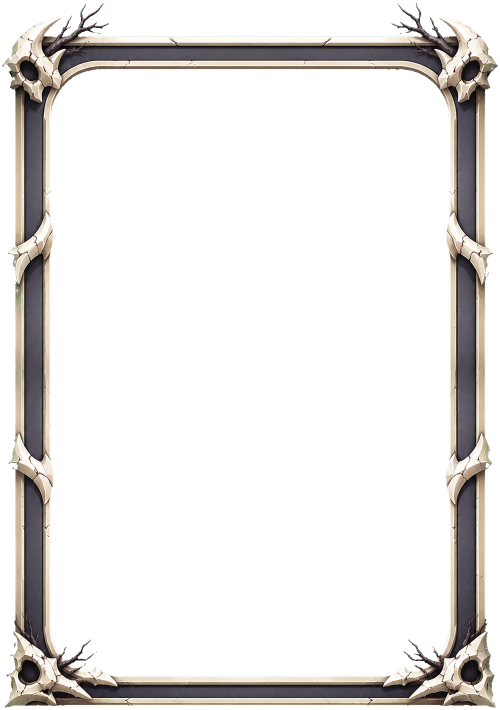
#> input picture output/assets/frame_1star_clean.png, 1000 x 1420 px (shown at 1/2 size)
$ python -i '生成完整卡牌.py'   (imports and definitions only)
#> lines starting #> are read from the running program, lines starting #| are printed output that depends on the picture
#!/usr/bin/env python3
# -*- coding: utf-8 -*-

from __future__ import annotations

import json
import math
import os
from pathlib import Path
from typing import Iterable

from PIL import Image, ImageDraw, ImageFont, ImageFilter, ImageEnhance


ROOT = Path(__file__).resolve().parent
DATA_PATH = ROOT / "card_data.json"
FRONT_DIR = ROOT / "正面"
BACK_DIR = ROOT / "背面"
TEMPLATE_DIR = ROOT / "模板"
EXPORT_DIR = ROOT / "导出"
PROJECT_ROOT = ROOT.parent
BAIGU_CLEAN_ASSET_DIR = PROJECT_ROOT / "output" / "assets"
BAIGU_SOURCE_ASSET_DIR = PROJECT_ROOT / "视觉" / "视觉资产设计" / "白骨阵营"

BLEED_W, BLEED_H = 815, 1110
TRIM_W, TRIM_H = 744, 1039
LAND_BLEED_W, LAND_BLEED_H = BLEED_H, BLEED_W
LAND_TRIM_W, LAND_TRIM_H = TRIM_H, TRIM_W
BLEED = round((BLEED_W - TRIM_W) / 2)
SAFE = BLEED + 34
DPI = (300, 300)

PAPER = (245, 235, 210)
INK = (54, 42, 32)
GOLD = (190, 150, 76)
DARK_GOLD = (105, 74, 38)
CREAM = (255, 248, 224)
BAIGU_BLEED_BG = (16, 36, 61)

BAIGU_LAYOUT = {
    "frame_box": (SAFE, SAFE, 673, 969),
    "art_clip": (118, 150, 579, 830),
    "star_positions": [(162, 230), (226, 230), (290, 230)],
    "star_size": (56, 56),
    "nameplate": (570, 250, 88, 330),
    "name_safe": (586, 270, 56, 290),
    "skillbar": (67, 885, 682, 116),
    "skill_safe": (157, 907, 502, 72),
}

BAIGU_CLEAN_ASSETS = {
    "frame_1": "frame_1star_clean.png",
    "frame_2": "frame_2star_clean.png",
    "frame_3": "frame_3star_clean.png",
    "nameplate": "nameplate_vertical_clean.png",
    "skillbar": "skillbar_common_clean.png",
    "star_1": "star_1_clean.png",
    "star_2": "star_2_clean.png",
    "star_3": "star_3_clean.png",
}

BAIGU_SOURCE_ASSETS = {
    "frame_1": "baigu_1star_monster_frame_chromakey_B.png",
    "frame_2": "baigu_2star_monster_frame_chromakey_C.png",
    "frame_3": "baigu_3star_monster_frame_chromakey_C.png.png",
    "nameplate": "baigu_monster_nameplate_vertical_chromakey_B.png",
    "skillbar": "baigu_skill_textbar_common_chromakey_B.png",
    "star_1": "baigu_star_1_silver_chromakey_A.png",
    "star_2": "baigu_star_2_purple_chromakey_B.png",
    "star_3": "baigu_star_3_gold_chromakey_B.png",
}

TYPE_COLORS = {
    "minion": {
        "main": (144, 92, 46),
        "light": (216, 154, 83),
        "dark": (82, 50, 28),
        "panel": (238, 218, 184),
    },
    "elite": {
        "main": (150, 157, 156),
        "light": (224, 228, 220),
        "dark": (75, 82, 88),
        "panel": (232, 232, 220),
    },
    "leader": {
        "main": (185, 135, 54),
        "light": (248, 211, 115),
        "dark": (74, 48, 25),
        "panel": (240, 222, 179),
    },
    "artifact": {
        "main": (118, 62, 143),
        "light": (223, 174, 247),
        "dark": (66, 34, 82),
        "panel": (237, 219, 239),
    },
    "land": {
        "main": (152, 118, 58),
        "light": (230, 196, 115),
        "dark": (78, 58, 32),
        "panel": (238, 225, 192),
    },
}

LAND_COLORS = {
    "baiguling": ((205, 199, 186), (104, 105, 112)),
    "maigupo": ((190, 174, 136), (105, 91, 68)),
    "luanzanggang": ((143, 128, 170), (78, 67, 104)),
    "huoyanshan": ((220, 89, 42), (122, 45, 24)),
    "cuiyunshan": ((88, 157, 91), (40, 100, 60)),
    "bajiaodong": ((85, 150, 98), (35, 92, 64)),
    "shituoling": ((196, 150, 72), (103, 77, 40)),
    "shituodong": ((184, 131, 66), (89, 62, 36)),
    "shituoguo": ((184, 132, 68), (88, 62, 36)),
    "pansidong": ((144, 83, 155), (72, 45, 86)),
    "huanghuaguan": ((191, 157, 62), (91, 82, 40)),
    "zhuogouquan": ((94, 150, 150), (45, 88, 92)),
}


def ensure_dirs() -> None:
    for path in (FRONT_DIR, BACK_DIR, TEMPLATE_DIR, EXPORT_DIR):
        path.mkdir(parents=True, exist_ok=True)


def font_candidates() -> list[Path]:
    names = [
        "NotoSerifCJK-Regular.ttc",
        "NotoSerifCJKsc-Regular.otf",
        "NotoSansCJK-Regular.ttc",
        "SourceHanSerifSC-Regular.otf",
        "SourceHanSansSC-Regular.otf",
        "PingFang.ttc",
        "PingFang SC.ttf",
        "STHeiti Light.ttc",
        "STHeiti Medium.ttc",
        "SimHei.ttf",
        "WenQuanYi Micro Hei.ttf",
    ]
    dirs = [
        Path("/System/Library/Fonts"),
        Path("/System/Library/Fonts/Supplemental"),
        Path("/Library/Fonts"),
        Path.home() / "Library/Fonts",
        Path("/usr/share/fonts"),
        Path("/usr/local/share/fonts"),
    ]
    found: list[Path] = []
    for base in dirs:
        if not base.exists():
            continue
        for name in names:
            found.extend(base.rglob(name))
    return found


FONT_PATHS = font_candidates()


# [10 lines left out: function font, not called in this run]


def text_size(draw: ImageDraw.ImageDraw, text: str, fnt: ImageFont.ImageFont) -> tuple[int, int]:
    box = draw.textbbox((0, 0), text, font=fnt)
    return box[2] - box[0], box[3] - box[1]


# [118 lines left out: functions fit_font, draw_centered_text, star_points, draw_star, draw_pattern_border, gradient_background and 1 more, not called in this run]


def xywh_to_box(box: tuple[int, int, int, int]) -> tuple[int, int, int, int]:
    x, y, w, h = box
    return x, y, x + w, y + h


# [29 lines left out: functions cover_crop, resolve_art_path, not called in this run]


def chroma_key_green(path: Path) -> Image.Image:
#> called with path = '../output/assets/frame_1star_clean.png'
    src = Image.open(path).convert("RGBA")
#> src is the input picture: PIL image 1000x1420 RGBA; mean R, G, B, A 47.5, 183.1, 48.5, 55.6
    pixels = src.load()
    width, height = src.size
#> width = 1000; height = 1420
    for y in range(height):
        for x in range(width):
            r, g, b, a = pixels[x, y]
            max_rb = max(r, b)
            green_excess = g - max_rb
            green_ratio = g / max(1, max_rb)
            keyed = g > 90 and green_excess > 24 and green_ratio > 1.18
            soft = max(0, min(1, (green_excess - 8) / 42)) * max(0, min(1, (g - 70) / 80))
            if keyed:
                pixels[x, y] = (r, min(g, round(max_rb * 0.92)), b, 0)
            elif soft > 0:
                alpha = round(a * (1 - soft))
                despill_g = min(g, round(max_rb * 0.94))
                pixels[x, y] = (r, despill_g, b, 0 if alpha < 12 else alpha)
            elif g > max_rb and green_excess > 8:
                pixels[x, y] = (r, min(g, round(max_rb * 0.96)), b, a)

    alpha = src.getchannel("A").filter(ImageFilter.GaussianBlur(0.45))
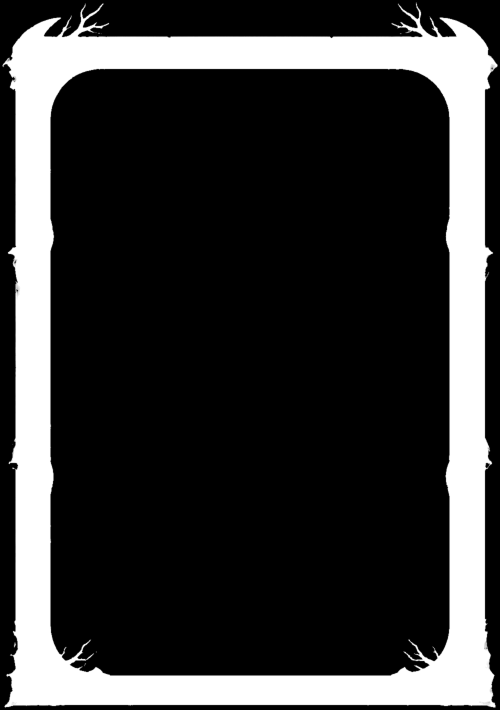
#> alpha: PIL image 1000x1420 L (shown at 1/2 size); min 0, max 255, mean 55.6
    src.putalpha(alpha)
    bbox = src.getbbox()
#> bbox = (3, 3, 997, 1417)
    if not bbox:
        return src
    pad = 4
    left, top, right, bottom = bbox
#> left = 3; top = 3; right = 997; bottom = 1417
    return src.crop((max(0, left - pad), max(0, top - pad), min(src.width, right + pad), min(src.height, bottom + pad)))


# [202 lines left out: functions load_baigu_asset, paste_fit_rgba, make_baigu_skillbar, draw_vertical_text, draw_bold_skill_text, draw_baigu_monster_front and 7 more, not called in this run]


def draw_monster_front(card: dict) -> tuple[Image.Image, bool]:
    return draw_baigu_monster_front(card)


# [165 lines left out: functions draw_legacy_monster_front, draw_artifact_front, land_faction, draw_land_emblem, draw_land_front, draw_front and 1 more, not called in this run]


def save_png(img: Image.Image, path: Path) -> None:
    path.parent.mkdir(parents=True, exist_ok=True)
    img.save(path, dpi=DPI)


# [102 lines left out: functions make_contact_sheet, make_preview_all_cards, main, not called in this run]


# [2 lines not run here, left out]

>>> result = chroma_key_green('../output/assets/frame_1star_clean.png')
